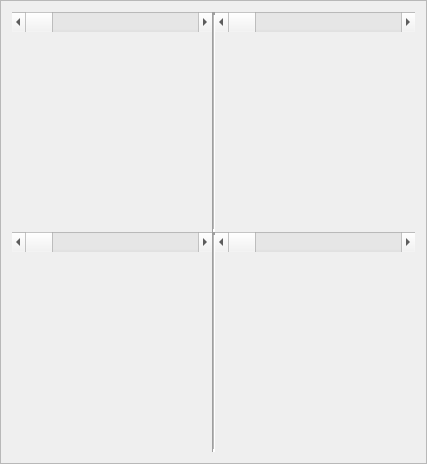
     <widget class="QFrame" name="frame_3">
      <property name="frameShape">
       <enum>QFrame::StyledPanel</enum>
      </property>
      <property name="frameShadow">
       <enum>QFrame::Raised</enum>
      </property>
      <layout class="QHBoxLayout" name="horizontalLayout">
       <item>
        <layout class="QGridLayout" name="gridLayout_1">
         <property name="spacing">
          <number>0</number>
         </property>
         <item row="3" column="0">
          <widget class="QVTKWidget" name="qvtkWidget_y" native="true">
           <property name="minimumSize">
            <size>
             <width>200</width>
             <height>200</height>
            </size>
           </property>
          </widget>
         </item>
         <item row="0" column="1" rowspan="2">
          <widget class="Line" name="line_10">
           <property name="lineWidth">
            <number>3</number>
           </property>
           <property name="midLineWidth">
            <number>1</number>
           </property>
           <property name="orientation">
            <enum>Qt::Vertical</enum>
           </property>
          </widget>
         </item>
         <item row="0" column="2">
          <widget class="QScrollBar" name="horizontalScrollBar_x">
           <property name="minimumSize">
            <size>
             <width>200</width>
             <height>20</height>
            </size>
           </property>
           <property name="orientation">
            <enum>Qt::Horizontal</enum>
           </property>
          </widget>
         </item>
         <item row="1" column="0">
          <widget class="QVTKWidget" name="qvtkWidget_x" native="true">
           <property name="minimumSize">
            <size>
             <width>200</width>
             <height>200</height>
            </size>
           </property>
          </widget>
         </item>
         <item row="2" column="2">
          <widget class="QScrollBar" name="horizontalScrollBar_z">
           <property name="minimumSize">
            <size>
             <width>200</width>
             <height>20</height>
            </size>
           </property>
           <property name="orientation">
            <enum>Qt::Horizontal</enum>
           </property>
          </widget>
         </item>
         <item row="1" column="2">
          <widget class="QVTKWidget" name="qvtkWidget_xyz" native="true">
           <property name="minimumSize">
            <size>
             <width>200</width>
             <height>200</height>
            </size>
           </property>
          </widget>
         </item>
         <item row="3" column="2">
          <widget class="QVTKWidget" name="qvtkWidget_z" native="true">
           <property name="minimumSize">
            <size>
             <width>200</width>
             <height>200</height>
            </size>
           </property>
          </widget>
         </item>
         <item row="0" column="0">
          <widget class="QScrollBar" name="horizontalScrollBar_0">
           <property name="minimumSize">
            <size>
             <width>200</width>
             <height>20</height>
            </size>
           </property>
           <property name="orientation">
            <enum>Qt::Horizontal</enum>
           </property>
          </widget>
         </item>
         <item row="2" column="1" rowspan="2">
          <widget class="Line" name="line_11">
           <property name="lineWidth">
            <number>3</number>
           </property>
           <property name="midLineWidth">
            <number>1</number>
           </property>
           <property name="orientation">
            <enum>Qt::Vertical</enum>
           </property>
          </widget>
         </item>
         <item row="2" column="0">
          <widget class="QScrollBar" name="horizontalScrollBar_y">
           <property name="minimumSize">
            <size>
             <width>200</width>
             <height>20</height>
            </size>
           </property>
           <property name="orientation">
            <enum>Qt::Horizontal</enum>
           </property>
          </widget>
         </item>
        </layout>
       </item>
      </layout>
     </widget>
